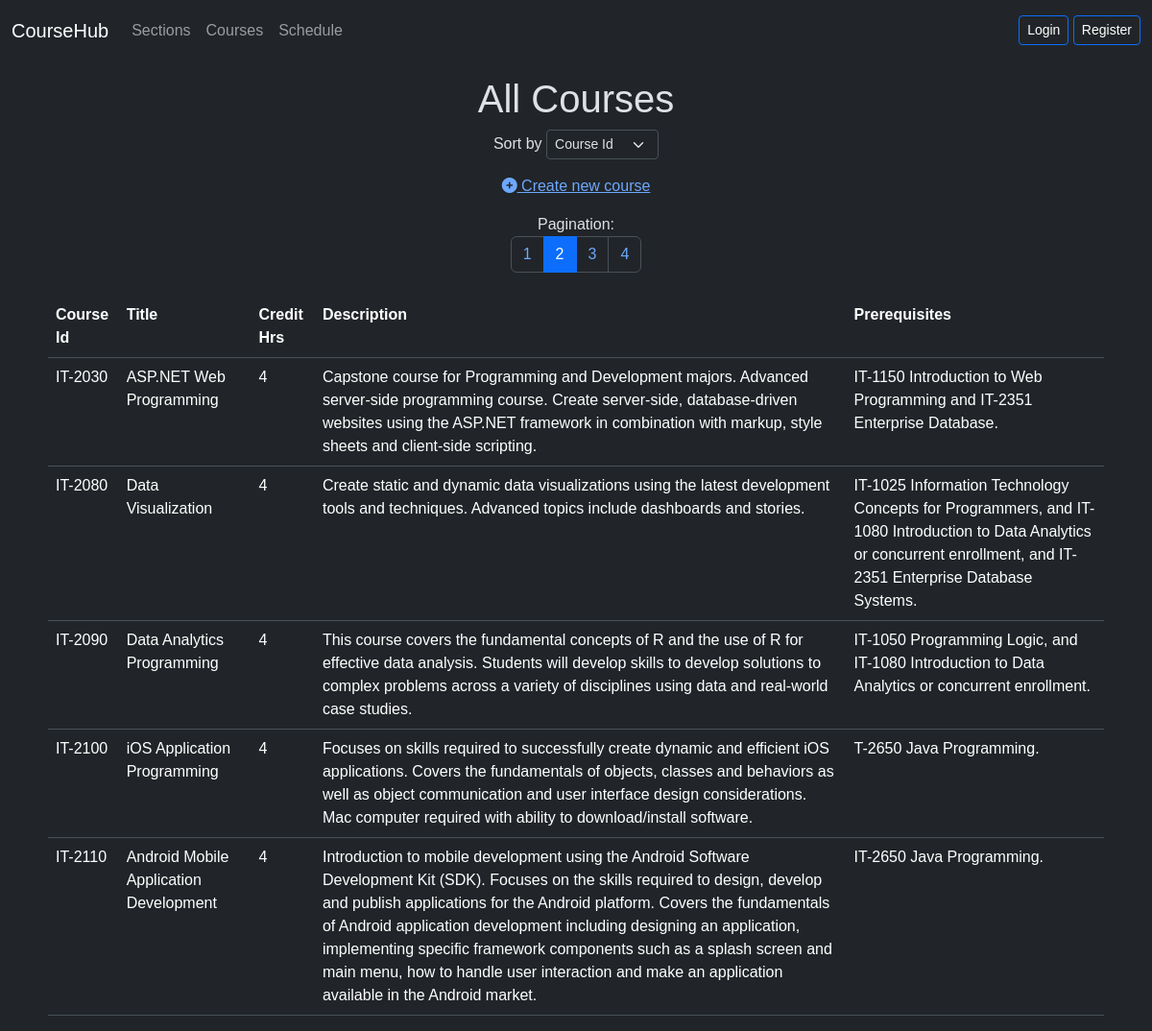
The page /courses.php?sortcourses=course_id&page=2 on the database as committed earlier.
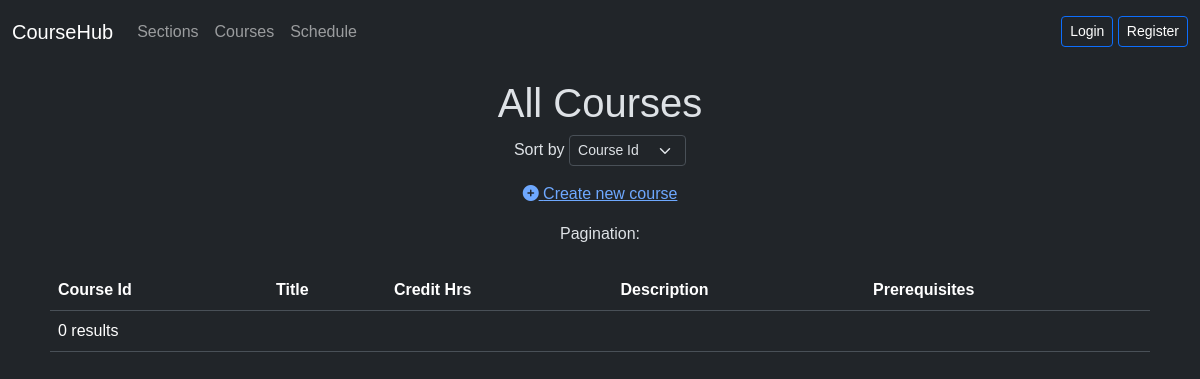
The same page on the database as committed later.
### tables this page shows
CREATE TABLE `courses` (
  `course_id` varchar(55) NOT NULL,
  `title` varchar(55) NOT NULL,
  `credit_hrs` int(11) NOT NULL,
  `description` text NOT NULL,
  `prerequisites` varchar(255) NOT NULL
);

### courses.php (the view, shortened to what this page needs)
<?php
include './navbar.php';
include './connection.php';
$defaultOption = 'course_id';
$allowedSortOptions = ['course_id', 'title', 'description'];
$sortOption = isset($_GET['sortcourses']) && in_array($_GET['sortcourses'], $allowedSortOptions) ? $_GET['sortcourses'] : $defaultOption;
$resultsPerPage = 5;
$sql = "SELECT COUNT(*) AS total FROM courses";
$result = mysqli_query($conn, $sql);
$row = mysqli_fetch_assoc($result);
$totalPages = ceil($row["total"] / $resultsPerPage);
$page = isset($_GET['page']) ? (int)$_GET['page'] : 1;
$thisPageFirstResult = ($page - 1) * $resultsPerPage;
$sql = "SELECT * FROM courses ORDER BY $sortOption LIMIT $thisPageFirstResult, $resultsPerPage";
$result = mysqli_query($conn, $sql);
if (!$result = mysqli_query($conn, $sql)) {
  die("Error: " . mysqli_error($conn));
}
?>
<div class="text-center">
  <h1 class="mt-3">All Courses</h1>
  <p>
    Sort by
    <select name="sortcourses" onchange="location.href='courses.php?sortcourses=' + this.value" class="form-select form-select-sm d-inline-block w-auto">
      <option value="course_id" <?php echo $sortOption == 'course_id' ? 'selected' : ''; ?>>Course Id</option>
    </select>
  </p>
  <p><a href="addcourse.php"><i class="fas fa-plus-circle"></i> Create new course</a></p>
  <?php
  echo 'Pagination:<br><nav aria-label="Page navigation"><ul class="pagination justify-content-center">';
  for ($i = 1; $i <= $totalPages; $i++) {
    $activeClass = ($page == $i) ? 'active' : '';
    echo '<li class="page-item ' . $activeClass . '"><a class="page-link" href="courses.php?sortcourses=' . $sortOption . '&page=' . $i . '">' . $i . '</a></li>';
  }
  echo '</ul></nav>';
  ?>
</div>
<div class="container mt-4">
  <table class="table">
    <tr>
      <th>Course Id</th>
      <th>Title</th>
      <th>Credit Hrs</th>
      <th>Description</th>
      <th>Prerequisites</th>
    </tr>
    <?php
    if (mysqli_num_rows($result) > 0) {
      while ($row = mysqli_fetch_assoc($result)) {
    ?>
        <tr>
          <td><?php echo $row["course_id"] ?></td>
          <td><?php echo $row["title"] ?></td>
          <td><?php echo $row["credit_hrs"] ?></td>
          <td><?php echo $row["description"] ?></td>
          <td><?php echo $row["prerequisites"] ?></td>
        </tr>
    <?php
      }
    } else {
      echo "<tr><td colspan='6'>0 results</td></tr>";
    }
    ?>
  </table>
</div>
</body>
</html>

Rows that differ between the two databases and show on the page:
removed courses: course_id "IT-2030", title "ASP.NET Web Programming", credit_hrs "4", description "Capstone course for Programming and Development majors. Advanced server-side programming course. Create server-side, database-driven websites using the ASP.NET framework in combination with markup, style sheets and client-side scripting.", prerequisites "IT-1150 Introduction to Web Programming and IT-2351 Enterprise Database."
removed courses: course_id "IT-2080", title "Data Visualization", credit_hrs "4", description "Create static and dynamic data visualizations using the latest development tools and techniques. Advanced topics include dashboards and stories.", prerequisites "IT-1025 Information Technology Concepts for Programmers, and IT-1080 Introduction to Data Analytics or concurrent enrollment, and IT-2351 Enterprise Database Systems."
removed courses: course_id "IT-2090", title "Data Analytics Programming", credit_hrs "4", description "This course covers the fundamental concepts of R and the use of R for effective data analysis. Students will develop skills to develop solutions to complex problems across a variety of disciplines using data and real-world case studies.", prerequisites "IT-1050 Programming Logic, and IT-1080 Introduction to Data Analytics or concurrent enrollment."
removed courses: course_id "IT-2100", title "iOS Application Programming", credit_hrs "4", description "Focuses on skills required to successfully create dynamic and efficient iOS applications. Covers the fundamentals of objects, classes and behaviors as well as object communication and user interface design considerations. Mac computer required with ability to download/install software.", prerequisites "T-2650 Java Programming."
removed courses: course_id "IT-2110", title "Android Mobile Application Development", credit_hrs "4", description "Introduction to mobile development using the Android Software Development Kit (SDK). Focuses on the skills required to design, develop and publish applications for the Android platform. Covers the fundamentals of Android application development including designing an application, implementing specific framework components such as a splash screen and main menu, how to handle user interaction and make an application available in the Android market.", prerequisites "IT-2650 Java Programming."
Other text that changed with them:
text now shown: "0 results"
list line gone: "1"
list line gone: "2"
list line gone: "3"
list line gone: "4"
